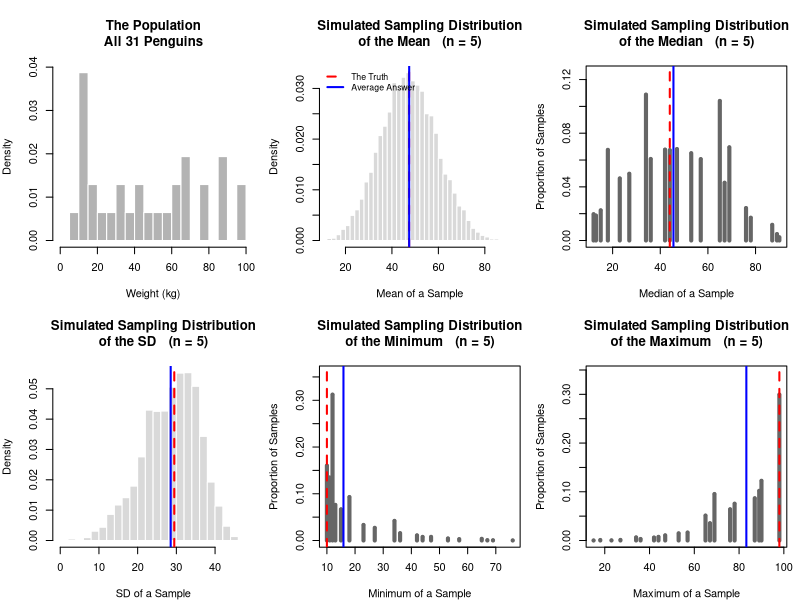

Recreate this plot in R.
# The same 31 penguins, the same samples of 5 -- but now we calculate five
# different statistics on every sample, not just the mean.
#
# Every one of them has a sampling distribution.  There is nothing special
# about the mean in that respect.  What IS special about the mean is the SHAPE
# it comes out with, and where it sits.  The other four are the control group
# that shows you this has to be earned, not assumed:
#
#   - the mean lands on the truth, and is bell shaped
#   - the median nearly lands on the truth, but not quite, and it is both
#     lumpier and WIDER than the mean -- a noisier answer to the same question
#   - the sd runs low
#   - the min runs high and the max runs low, both badly, and neither is
#     remotely symmetric
#
# Of the five, only the mean is centred on the truth.
#
# Run PenguinMean.R first; this is the same machinery with a wider net.


population <- c(12, 34, 69, 36, 13, 47, 98, 12, 18, 87, 65,
                42, 98, 76, 34, 18, 10, 89, 90, 78, 65, 53,
                27, 57, 69, 23, 44, 12, 67, 11, 15)

n <- 5              # how many penguins we catch in one sample
repeats <- 10000    # how many times we repeat the whole exercise

# 0 = catch 5 different penguins.  This is what you would actually do, and
#     there really are only 31 birds out there.
# 1 = throw each penguin back before catching the next one.
with_replacement <- 0

N <- length(population)

# ----------------------------------------------------------------------
# The statistics.  A statistic is any recipe that turns a sample into one
# number, so we may as well keep the recipes in a list and apply them all to
# the same sample.  Add your own here and everything below follows along.
# ----------------------------------------------------------------------
statistics <- list(mean = mean, median = median, sd = sd, min = min, max = max)

# How each one is spelled on a plot.  The list keeps the R names, because that
# is what a student types; the plots get prose.
nice <- c(mean = "Mean", median = "Median", sd = "SD",
          min = "Minimum", max = "Maximum")

# The truth: the same recipe applied to all 31 penguins.  Using the identical
# function for both is the point -- it is the SAMPLE that is partial, not the
# recipe that is different.
pop_values <- sapply(statistics, function(f) f(population))

# ----------------------------------------------------------------------
# One loop, five answers per pass.  Each row of the matrix is one imaginary
# research group: they caught 5 penguins and reported all five numbers.
# ----------------------------------------------------------------------
results <- matrix(NA, nrow = repeats, ncol = length(statistics))
colnames(results) <- names(statistics)

for (i in 1:repeats)
{
  a_sample <- sample(population, size = n, replace = with_replacement == 1)
  for (s in 1:length(statistics))
  {
    results[i, s] <- statistics[[s]](a_sample)
  }
}

# ----------------------------------------------------------------------
# Where did each sampling distribution end up?
#
# "Off by" is the gap between the truth and the average answer.  If a
# statistic were going to give you the right answer on average, this column
# would be zero.  Two of them are, three of them are not.
# ----------------------------------------------------------------------
cat("Samples of n =", n, "from", N, "penguins,", repeats, "repeats\n\n")
cat(sprintf("%-8s %12s %12s %10s %10s\n",
            "", "population", "average of", "off by", "spread of"))
cat(sprintf("%-8s %12s %12s %10s %10s\n",
            "statistic", "value", "the answers", "", "the answers"))

for (s in names(statistics))
{
  cat(sprintf("%-8s %12.2f %12.2f %10.2f %10.2f\n",
              s, pop_values[s], mean(results[, s]),
              mean(results[, s]) - pop_values[s], sd(results[, s])))
}

cat("\nOnly the mean is centred on the truth.  The other four are off, and more\n")
cat("repeats will not fix it -- it is the statistic doing this, not bad luck:\n\n")
cat("  min     A sample of 5 can never find a penguin lighter than the\n")
cat("          lightest one there is, but it very easily misses it.  It can\n")
cat("          only err upwards, so it runs high.\n")
cat("  max     The same argument upside down.  It runs low.\n")
cat("  sd      Five penguins rarely include both extremes, so they look more\n")
cat("          alike than the colony really is.\n")
cat("  median  Nearly right, but only nearly.  Note its spread: asking the\n")
cat("          same question with a median instead of a mean gives a noisier\n")
cat("          answer here, not a safer one.\n")

# ----------------------------------------------------------------------
# Six panels: the penguins themselves, then what each statistic does.
#
# The red line is the truth.  Watch which histograms straddle it and which
# sit to one side of it.
# ----------------------------------------------------------------------
par(mfrow = c(2, 3), mar = c(4, 4, 5, 1))

hist(population, breaks = seq(0, 100, by = 5), freq = FALSE,
     col = "grey70", border = "white", xlab = "Weight (kg)",
     main = paste0("The Population\nAll ", N, " Penguins"))

for (s in names(statistics))
{
  values <- results[, s]
  distinct <- sort(unique(values))
  # "Simulated", because we got these by brute force: catch 5, write the
  # number down, repeat.  Later we work some of these out on paper instead,
  # and the two had better agree.
  title <- paste0("Simulated Sampling Distribution\nof the ", nice[s],
                  "   (n = ", n, ")")

  if (length(distinct) <= 40)
  {
    # The min, max and median of 5 penguins can only ever BE one of those 5
    # weights, so these statistics do not take a continuous range of values --
    # they can land on about two dozen numbers and nowhere else.
    #
    # A histogram is the wrong picture for that.  The weights are not evenly
    # spaced (10, 11, 12, 13, 15, 18, 23, ...), so a bar per value would give
    # bars of different widths, and with freq = FALSE the heights get divided
    # by those widths -- making a wide bar look short for no reason.  One
    # spike per attainable value, whose height is simply the proportion of
    # samples that landed there, says it without distorting anything.
    proportion <- as.numeric(table(values)) / length(values)
    plot(distinct, proportion, type = "h", lwd = 4, col = "grey40",
         xlab = paste(nice[s], "of a Sample"), ylab = "Proportion of Samples",
         ylim = c(0, max(proportion) * 1.15), main = title)
    points(distinct, proportion, pch = 19, cex = 0.5, col = "grey40")
  } else {
    # The mean and the sd average things out, so they land anywhere.
    hist(values, breaks = 30, freq = FALSE, col = "grey85", border = "white",
         xlab = paste(nice[s], "of a Sample"), main = title)
  }
  abline(v = pop_values[s], col = "red", lwd = 2, lty = 2)
  abline(v = mean(values), col = "blue", lwd = 2)

  if (s == names(statistics)[1])
  {
    legend("topleft", legend = c("The Truth", "Average Answer"),
           col = c("red", "blue"), lwd = 2, lty = c(2, 1), bty = "n", cex = 0.8)
  }
}

cat("\nRed dashed = the truth.  Blue solid = the average answer.\n")
cat("Where the two lines come apart, the statistic is misleading you.\n")
